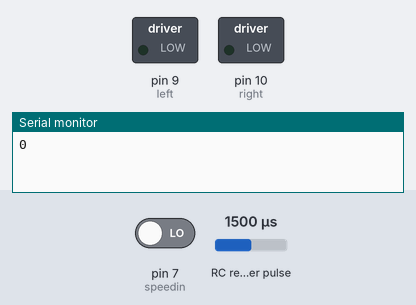
Bench run of a sketch on a simulated Arduino Uno, built with avr-gcc and run on an emulated ATmega328P. On the bench: switched loads named in the sketch (green lamp = pin HIGH), the last lines printed to the serial monitor. Wiring (inferred from the names in the program): RC receiver channel: data pin 4. Inputs (shaded band) come from the test bench; at power-on: RC receiver pulse 1500 µs, pin 7 (speedin) LOW.

Above: at 1.2 s.
1.3 s: RC receiver pulse (sensor on pin 4) set to 1020 µs
At 3.0 s:
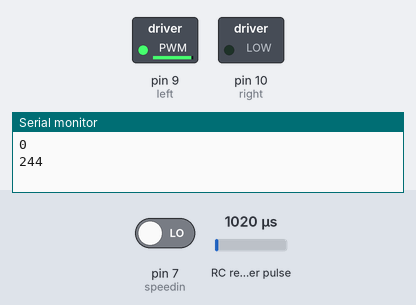
3.5 s: RC receiver pulse (sensor on pin 4) set to 1250 µs
At 4.8 s:
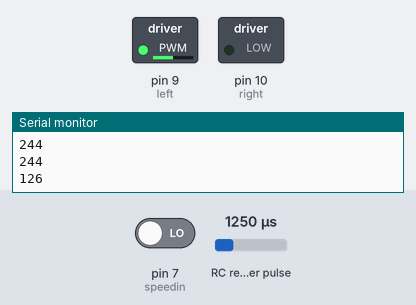
5.5 s: RC receiver pulse (sensor on pin 4) set to 1750 µs
At 6.6 s:
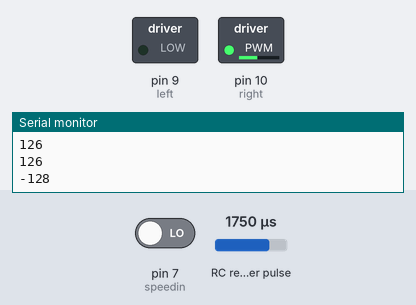
7.6 s: RC receiver pulse (sensor on pin 4) set to 1980 µs
At 9.3 s:
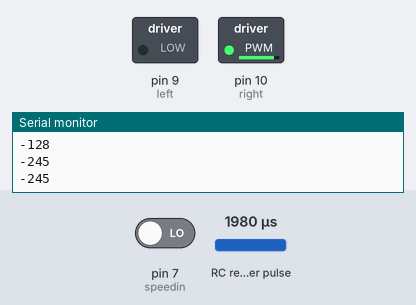
9.6 s: RC receiver pulse (sensor on pin 4) set to 1415 µs
At 11.3 s:
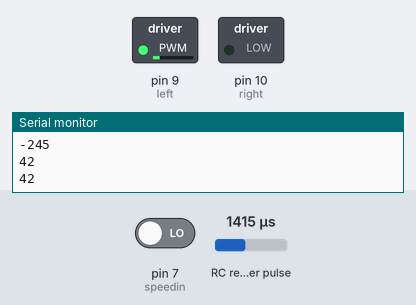
11.7 s: RC receiver pulse (sensor on pin 4) set to 1610 µs
At 13.1 s:
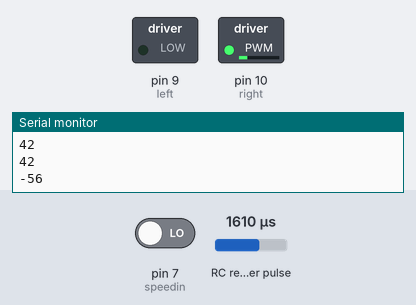
Timing chart, 0 to 14.7 s (numbered marks = the images above; inputs shaded):
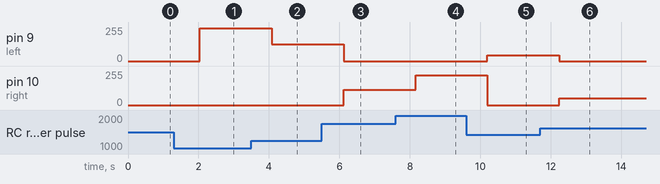

Measured:
- after the input at 1.3 s, pin 9 (left): 0/255 → 244/255 after 0.74 s
- after the input at 3.5 s, pin 9 (left): 244/255 → 126/255 after 0.58 s
- after the input at 5.5 s, pin 9 (left): 126/255 → 0/255 after 0.62 s; pin 10 (right): 0/255 → 116/255 after 0.62 s
- after the input at 7.6 s, pin 10 (right): 116/255 → 223/255 after 0.56 s
- after the input at 9.6 s, pin 9 (left): 0/255 → 42/255 after 0.60 s; pin 10 (right): 223/255 → 0/255 after 0.60 s
- after the input at 11.7 s, pin 9 (left): 42/255 → 0/255 after 0.54 s; pin 10 (right): 0/255 → 51/255 after 0.54 s

The sketch:

rccarwired.ino
```cpp
// Arduino sketch for remote control car.
// Can go backwards and forwards turn right and left
//
// last modified 10/30
//

#define motoron 2
#define forward 5
#define reverse 3
#define left 9
#define right 10
#define steeron 8
#define steerin 4
#define speedin 7

int d = 0;
int Y = 0;
int fwd = 0;
int rev = 0;
int rght = 0;
int lft = 0;

void setup() {
    pinMode(steerin, INPUT);         // set receiver pins
    pinMode(speedin, INPUT);
    Serial.begin (9600);
    digitalWrite(motoron, HIGH);     // set power pins on
    digitalWrite(steeron, HIGH);
}

void loop() {
    d = pulseIn(speedin, HIGH);       //receiver drive output
    //Serial.print(d);
    //Serial.println();
    fwd= map(d, 1600, 950, 0, 255);
    rev= map(d, 1600, 2100, 0, 255);
    if (d < 1525 && d > 100){                  //go forward
        analogWrite(forward, fwd);
        analogWrite(reverse, 0);
    } else if(d >= 1525 && d <= 1675) {        //if at nuetral keep motors off
        analogWrite(forward, 0);
        analogWrite(reverse, 0);
    } else if (d > 1675 && d < 2100) {          //go reverse
        analogWrite(reverse, rev);
        analogWrite(forward, 0);
    } else if (d <= 100 && d >= 2100) {          //shut motors off if odd data or remote is off
        analogWrite(forward, 0);
        analogWrite(reverse, 0);
    }
    //Serial.print(d);
    //Serial.println();
    //steering
    Y = pulseIn(steerin, HIGH);            // receiver data
    //Serial.print(Y);
    //Serial.println();
    rght = map(Y, 1500, 2050, 0, 255);
    lft = map(Y, 1500, 1000, 0, 255);
    if(Y < 1425 && Y > 100){                // go left
        analogWrite(left, lft);
        analogWrite(right, 0);
    } else if (Y >= 1425 && Y <= 1600) {        // at neutral position shut motor off
        analogWrite(right, 0);
        analogWrite(left, 0);
    } else if (Y > 1600 && Y < 2100) {          // turn right
        analogWrite(right, rght);
        analogWrite(left, 0);
    } else if (Y <= 100 &&  Y >= 2100) {        // shut motors off when remote is off
        analogWrite(right, 0);
        analogWrite(left, 0);
    }
    Serial.print(lft);
    Serial.println();
}
```
